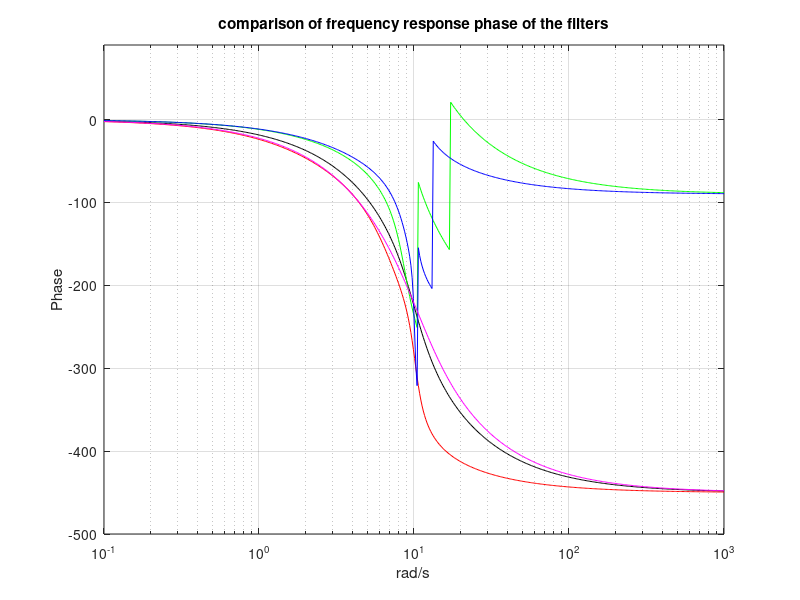

This chart was generated by the following MATLAB code:
% Comparison of frequency response phase of 5 filters
wc=10; %desired cut-off frequency
N=5; %order of the filter
Rp=0.5; %decibels of ripple in the pass band
Rs=20; %decibels of ripple in the stop band
[num,den]=butter(N,wc,'s'); %analog Butterworth filter
w=logspace(-1,3,500); %logaritmic set of frequency values
G=freqs(num,den,w); %computes frequency response
ph=angle(G); %phase
semilogx(w,180*unwrap(ph)/pi,'k'); %plots phase
hold on;
axis([0.1 1000 -500 90]);
grid;
ylabel('Phase'); xlabel('rad/s'); title('comparison of frequency response phase of the filters');

[num,den]=cheby1(N,Rp,wc,'s'); %analog Chebyshev 1 filter
G=freqs(num,den,w); %computes frequency response
ph=angle(G); %phase
semilogx(w,180*unwrap(ph)/pi,'r'); %plots phase

[num,den]=cheby2(N,Rs,wc,'s'); %analog Chebyshev 2 filter
G=freqs(num,den,w); %computes frequency response
ph=angle(G); %phase
semilogx(w,180*unwrap(ph)/pi,'g'); %plots phase

[num,den]=ellip(N,Rp,Rs,wc,'s'); %analog elliptic filter
G=freqs(num,den,w); %computes frequency response
ph=angle(G); %phase
semilogx(w,180*unwrap(ph)/pi,'b'); %plots phase

[num,den]=besself(N,wc); %analog Bessel filter
G=freqs(num,den,w); %computes frequency response
ph=angle(G); %phase
semilogx(w,180*unwrap(ph)/pi,'m'); %plots phase
